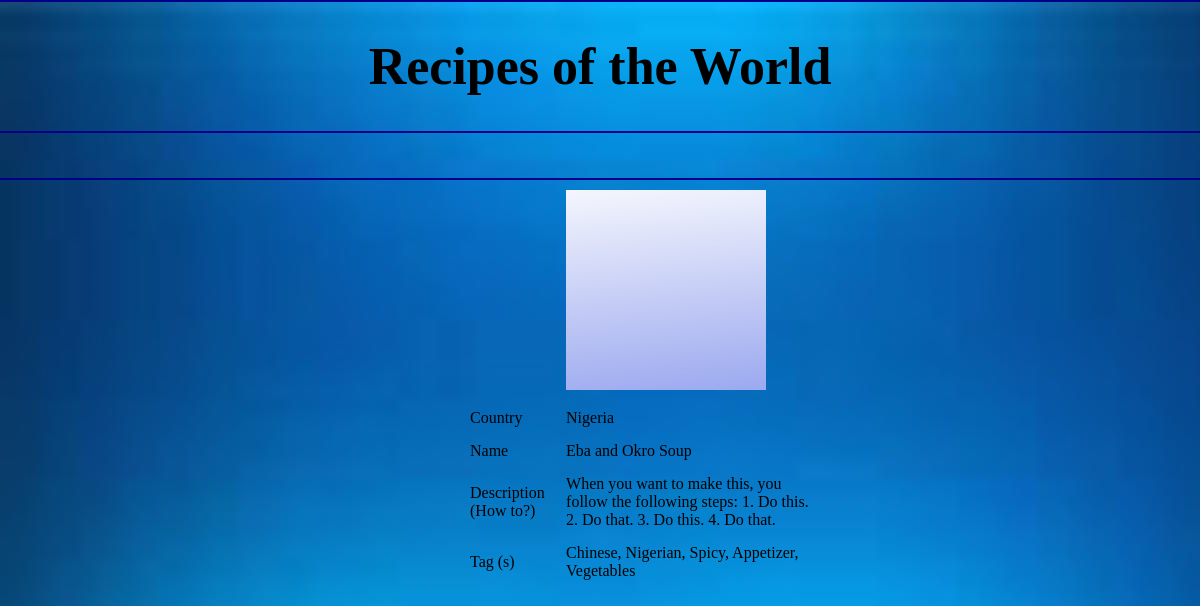
Page /view_recipe.php?recipe_id=141889821 on the committed database.
### tables this page shows
CREATE TABLE `recipes` (
  `id` int(11) NOT NULL AUTO_INCREMENT,
  `name` varchar(250) NOT NULL,
  `description` varchar(10000) NOT NULL,
  `country` varchar(250) NOT NULL,
  `userID` int(11) NOT NULL,
  `date_added` timestamp NULL DEFAULT NULL,
  `photo` varchar(200) DEFAULT NULL,
  PRIMARY KEY (`id`),
  KEY `FK_recipes_userID` (`userID`),
  CONSTRAINT `FK_recipes_userID` FOREIGN KEY (`userID`) REFERENCES `users` (`id`)
);

### classes/DBConnection.php (called while the page is built, shortened)
<?php
class DBConnection
{
    public function getDBConnection()
    {
        $db_host = '127.0.0.1';
        $db_login = 'root';
        $db_password = '';
        $db_name = 'recipe_db';
        $mysqli = new mysqli($db_host,$db_login,$db_password,$db_name);
        if ($mysqli->connect_errno) {
            die("There was an error connecting to the database");
        } else {
            return $mysqli;
        }
    }
    public function getSingleResultSet($sql)
    {
        $mysqli = $this->getDBConnection();
        $result = $mysqli->query($sql);
        return $result->fetch_assoc();
    }
    public function getMultipleResultSet($sql)
    {
        $resultSet = [];
        $mysqli = $this->getDBConnection();
        $result = $mysqli->query($sql);
        if (!empty($result) && $result->num_rows != 0) {
            while ($row = $result->fetch_assoc()) {
                $resultSet[] = $row;
            }
        }
        return $resultSet;
    }
}

### classes/Recipe.php (called while the page is built, shortened)
<?php
require_once 'DBConnection.php';
class Recipe
{
    public function getRecipeAndTags($recipeId)
    {
        $sql = "SELECT
                    r.id AS recipe_id,
                    r.name AS recipe_name,
                    r.description,
                    r.country,
                    t.description AS tag_name,
                    t.id AS tag_id
                FROM
                    recipes r
                        LEFT JOIN
                    recipetags rt ON (r.id = rt.recipeID)
                        LEFT JOIN
                    tags t ON (t.id = rt.tagID)
                WHERE
                    r.id = $recipeId
                ";
        $dbConnection = new DBConnection();
        return $dbConnection->getMultipleResultSet($sql);
    }
    public function getRecipeOnly($recipeId)
    {
        $sql = "SELECT * FROM recipes WHERE id = $recipeId";
        $dbConnection = new DBConnection();
        return $dbConnection->getSingleResultSet($sql);
    }
}

### classes/Category.php (called while the page is built, shortened)
<?php
require_once 'DBConnection.php';
class Category
{
    public function getAllCategories()
    {
        $db = new DBConnection();
        return $db->getMultipleResultSet(
            "SELECT tags.*,users.username
             FROM tags
             LEFT JOIN users ON (users.id = tags.userID)
             ORDER BY description");
    }
}

### view_recipe.php (the view, shortened to what this page needs)
<?php
require_once 'classes/Recipe.php';
require_once 'classes/Category.php';
$util = new Util();
$category = new Category();
$categories = $category->getAllCategories();
$recipe = new Recipe();
$recipeDetails = array();;
$tags = array();
if (isset($_GET['recipe_id'])) {
    $recipeId = $util->decryptPK($_GET['recipe_id']);
    $recipeDetails = $recipe->getRecipeOnly($recipeId);
    if (!empty($recipeDetails)) {
        $recipeAndTags = $recipe->getRecipeAndTags($recipeId);
        $tags = array_column($recipeAndTags, 'tag_name');
    } else {
        $_SESSION['error_message'] = "The page you are looking for does not exist!";
        header("Location:index.php");
    }
}
?>
<!DOCTYPE html>
<html>
    <head>
        <?php include_once('meta.php'); ?>
    </head>
    <body>
    <?php include_once('header.php'); ?>
        <section id="section1">
        </section>
        <section id="section4">
            <?php include_once('_tag_pop_up.php'); ?>
            <form method="post" action="" id="add-recipe-form">
                <table width="30%" cellpadding="5" cellspacing="5" border="0">
                    <tr>
                        <td></td>
                        <td>
                            <?php
                                $image = "default.png";
                            ?>
                            <img src="image_uploads/<?php echo $image; ?>" width="200" height="200">
                        </td>
                    </tr>
                    <tr>
                        <td>Country</td>
                        <td><?php echo $recipeDetails['country']; ?></td>
                    </tr>
                    <tr>
                        <td>Name</td>
                        <td>
                            <?php echo $recipeDetails['name']; ?>
                        </td>
                    </tr>
                    <tr>
                        <td>
                            Description (How to?)
                        </td>
                        <td>
                            <?php echo $recipeDetails['description']; ?>
                        </td>
                    </tr>
                    <tr>
                        <td>Tag (s)</td>
                        <td>
                            <?php echo implode(", ", $tags); ?>
                        </td>
                    </tr>
                    <tr>
                        <td>
                    </tr>
                </table>
            </form>
        </section>
    </body>
</html>

### style.css (style rules this page uses)
body { background-image: url("bg.jpg"); font-family: "Trebuchet MS"; width: 100%; margin: 0; }
section { min-height: 40px; }
#section1 { padding-top: 5px; padding-left: 10px; border-bottom: 2px solid darkblue; }

### rows in the picture
recipes: country "Nigeria", name "Eba and Okro Soup", description "When you want to make this, you follow the following steps: 1. Do this. 2. Do that. 3. Do this. 4. Do that."

### other values in the picture
implode(", ", $tags) "Chinese, Nigerian, Spicy, Appetizer, Vegetables"
